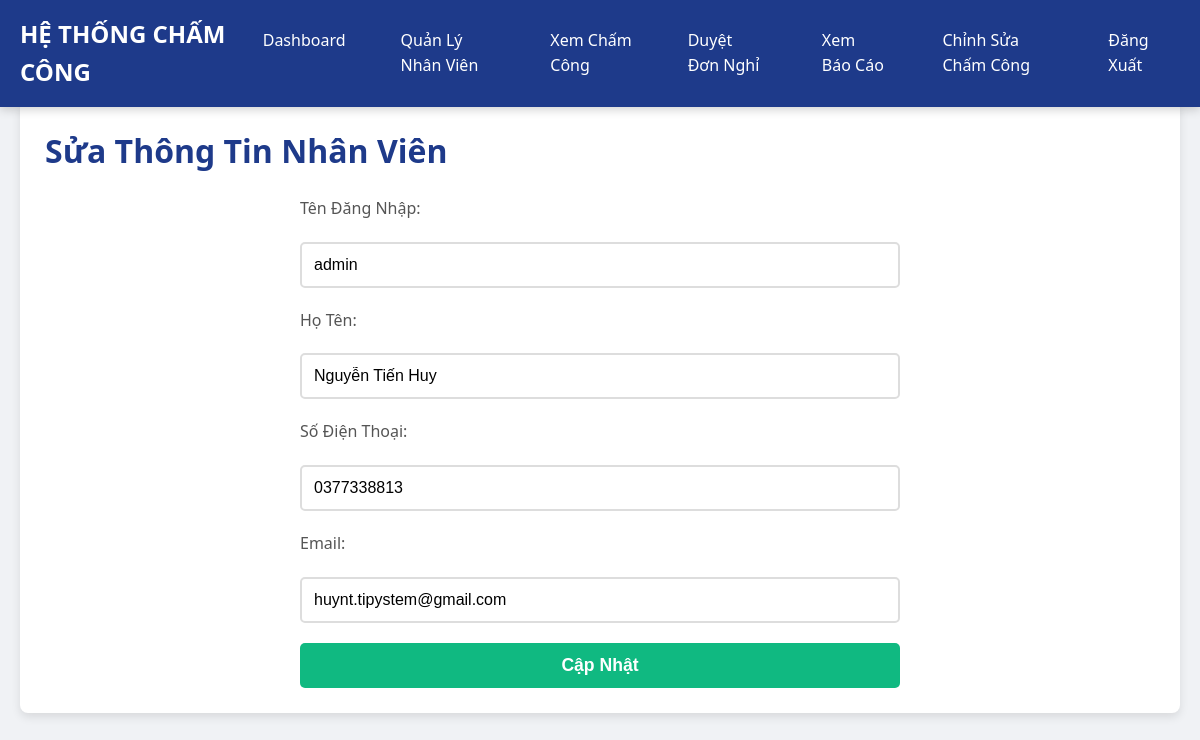
The page /edit_employee/1 (signed in) on the database its author committed.
### tables this page shows
CREATE TABLE users (
        id INTEGER PRIMARY KEY AUTOINCREMENT,
        username TEXT UNIQUE NOT NULL,
        password TEXT NOT NULL,
        full_name TEXT DEFAULT '',
        phone TEXT DEFAULT '',
        email TEXT DEFAULT '',
        role TEXT DEFAULT 'employee'
    );

### app.py (the view, shortened to what this page needs)
@app.route('/edit_employee/<int:user_id>', methods=['GET', 'POST'])
@login_required
def edit_employee(user_id):
    if current_user.id != 1:
        return "Access denied"
    conn = sqlite3.connect('database.db')
    c = conn.cursor()
    c.execute("SELECT username, full_name, phone, email FROM users WHERE id = ?", (user_id,))
    user = c.fetchone()
    conn.close()
    return render_template('edit_employee.html', user=user, user_id=user_id)

### app.py (called while the page is built)
@login_manager.user_loader
def load_user(user_id):
    conn = sqlite3.connect('database.db')
    c = conn.cursor()
    c.execute("SELECT * FROM users WHERE id = ?", (user_id,))
    user = c.fetchone()
    conn.close()
    if user:
        return User(user[0])
    return None

### templates/edit_employee.html (shortened to what this page needs)
<!DOCTYPE html>
<html lang="vi">
<head>
    <link rel="stylesheet" href="{{ url_for('static', filename='css/style.css') }}">
</head>
<body>
    <header>
        <div class="nav-container">
            <div class="nav-brand">
                <a href="{{ url_for('admin_dashboard') }}">HỆ THỐNG CHẤM CÔNG</a>
            </div>
            <div class="nav-links">
                <a href="{{ url_for('admin_dashboard') }}">Dashboard</a>
                <a href="{{ url_for('admin_employees') }}">Quản Lý Nhân Viên</a>
                <a href="{{ url_for('admin_attendance') }}">Xem Chấm Công</a>
                <a href="{{ url_for('admin_leave_requests') }}">Duyệt Đơn Nghỉ</a>
                <a href="{{ url_for('admin_reports') }}">Xem Báo Cáo</a>
                <a href="{{ url_for('admin_edit_attendance') }}">Chỉnh Sửa Chấm Công</a>
                <a href="{{ url_for('logout') }}">Đăng Xuất</a>
            </div>
        </div>
    </header>
    <main>
        <div class="section">
            <h1>Sửa Thông Tin Nhân Viên</h1>
            <form method="POST" class="form">
                <label>Tên Đăng Nhập:</label>
                <input type="text" name="username" value="{{ user[0] }}" required>
                <label>Họ Tên:</label>
                <input type="text" name="full_name" value="{{ user[1] }}" required>
                <label>Số Điện Thoại:</label>
                <input type="text" name="phone" value="{{ user[2] }}">
                <label>Email:</label>
                <input type="email" name="email" value="{{ user[3] }}">
                <button type="submit">Cập Nhật</button>
            </form>
        </div>
    </main>
</body>
</html>

### static/css/style.css (style rules this page uses)
* { margin: 0; padding: 0; box-sizing: border-box; }
body { font-family: 'Segoe UI', Arial, sans-serif; background-color: #f0f2f5; color: #333; line-height: 1.6; }
header { position: fixed; top: 0; left: 0; width: 100%; background-color: #1e3a8a; padding: 15px 0; box-shadow: 0 2px 10px rgba(0, 0, 0, 0.2); z-index: 1000; }
.nav-container { max-width: 1400px; margin: 0 auto; display: flex; justify-content: space-between; align-items: center; padding: 0 20px; }
.nav-brand a { color: #fff; font-size: 1.5em; font-weight: 700; text-decoration: none; }
.nav-links { display: flex; gap: 15px; }
.nav-links a { color: #fff; text-decoration: none; padding: 10px 20px; font-weight: 500; border-radius: 5px; transition: background-color 0.3s, transform 0.2s; }
main { max-width: 1400px; margin: 80px auto 40px auto; padding: 20px; }
.section { background-color: #fff; padding: 25px; border-radius: 8px; box-shadow: 0 4px 10px rgba(0, 0, 0, 0.1); margin-bottom: 30px; }
h1 { color: #1e3a8a; font-size: 2em; margin-bottom: 20px; font-weight: 600; }
.form { display: flex; flex-direction: column; gap: 20px; max-width: 600px; margin: 0 auto; }
.form label { font-weight: 500; color: #555; }
.form input, .form select, .form textarea { padding: 12px; border: 2px solid #ddd; border-radius: 5px; font-size: 1em; width: 100%; transition: border-color 0.3s, box-shadow 0.3s; }
.form button { padding: 12px 20px; background-color: #10b981; color: #fff; border: none; border-radius: 5px; font-size: 1.1em; font-weight: 600; cursor: pointer; transition: all 0.3s ease; }

### rows shown on the page
users: username "admin", full_name "Nguyễn Tiến Huy", phone "0377338813", email "huynt.tipystem@gmail.com"
